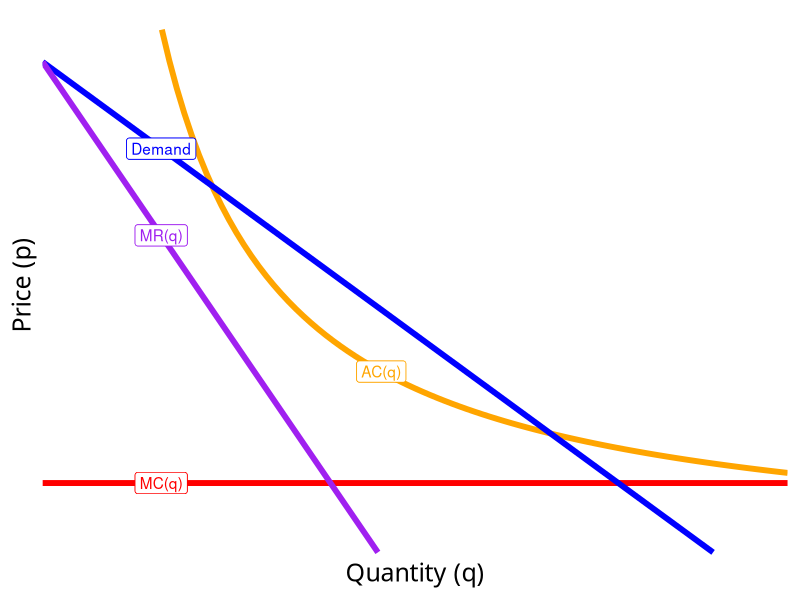
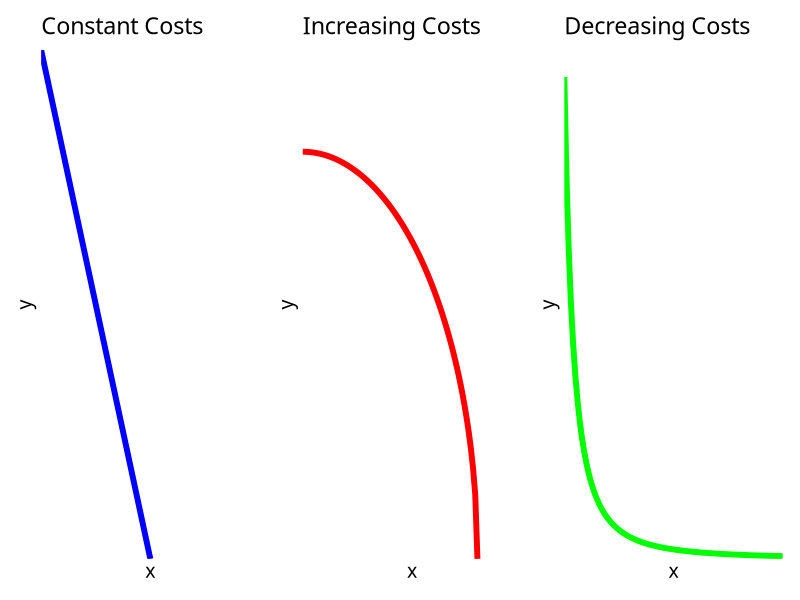

Write the R code that produced these figures, in order.
## ---- chunk 1
knitr::opts_chunk$set(echo = F,
                      warning = F,
                      message = F)
library(tidyverse)
library(patchwork)
library(ggrepel)
## ---- chunk 2
MC=function(x){3}
AC=function(x){75/x}
Demand=function(x){20-x}
MR=function(x){20-2*x}


ggplot(data.frame(x=c(0,12)), aes(x=x))+
  stat_function(fun=MC, geom="line", color="red", size=2)+
  geom_label(x=3.5,y=MC(3.5), color = "red", label="MC(q)")+
  stat_function(fun=AC, geom="line", color="orange", size=2)+
  geom_label(x=10,y=AC(10), color = "orange", label="AC(q)")+
  stat_function(fun=Demand, geom="line", color="blue", size=2)+
  geom_label(x=3.5,y=Demand(3.5), color = "blue", label="Demand")+
  stat_function(fun=MR, geom="line", color="purple", size=2)+
  geom_label(x=3.5,y=MR(3.5), color = "purple", label="MR(q)")+
  #geom_segment(aes(x=10,y=0),xend=10,yend=450,linetype=3, size=2)+
  #geom_segment(aes(x=0,y=450),xend=10,yend=450, linetype=3, size=2)+
  labs(x = "Quantity (q)",
       y = "Price (p)")+
  scale_x_continuous(breaks = NULL,
                     limits = c(0,22),
                     expand = c(0,0))+
  scale_y_continuous(breaks = NULL,
                     limits = c(0,22),
                     expand = c(0,0))+
  theme_classic(base_family = "Fira Sans Condensed", base_size=18)
## ---- chunk 3
PPF_c=function(x){10-2*x}

ppf_constant<-ggplot(data = tibble(x=1:10), aes(x = x))+
  stat_function(fun = PPF_c, geom="line", size=2, color = "blue")+
  scale_x_continuous(breaks=NULL, 
                     limits = c(0,10),
                     expand = c(0,0))+
  scale_y_continuous(breaks=NULL, 
                     limits = c(0,10),
                     expand=c(0,0))+
  labs(title = "Constant Costs")+
  theme_classic(base_family = "Fira Sans Condensed", base_size=14)

ppf_inc_eq=function(x){sqrt(16-x^2)}

ppf_inc<-ggplot(data = tibble(x=1:10), aes(x = x))+
  stat_function(fun = ppf_inc_eq, geom="line", size=2, color = "red")+
  scale_x_continuous(breaks=NULL, 
                     limits = c(0,5),
                     expand = c(0,0))+
  scale_y_continuous(breaks=NULL, 
                     limits = c(0,5),
                     expand=c(0,0))+
  labs(title = "Increasing Costs")+
  theme_classic(base_family = "Fira Sans Condensed", base_size=14)

ppf_dec_eq=function(x){1/(x+0.325)^2}

ppf_dec<-ggplot(data = tibble(x=1:10), aes(x = x))+
  stat_function(fun = ppf_dec_eq, geom="line", size=2, color = "green")+
  scale_x_continuous(breaks=NULL, 
                     limits = c(0,4),
                     expand = c(0,0))+
  scale_y_continuous(breaks=NULL, 
                     limits = c(0,10),
                     expand=c(0,0))+
  labs(title = "Decreasing Costs")+
  theme_classic(base_family = "Fira Sans Condensed", base_size=14)

library(patchwork)

ppf_constant+ppf_inc+ppf_dec
